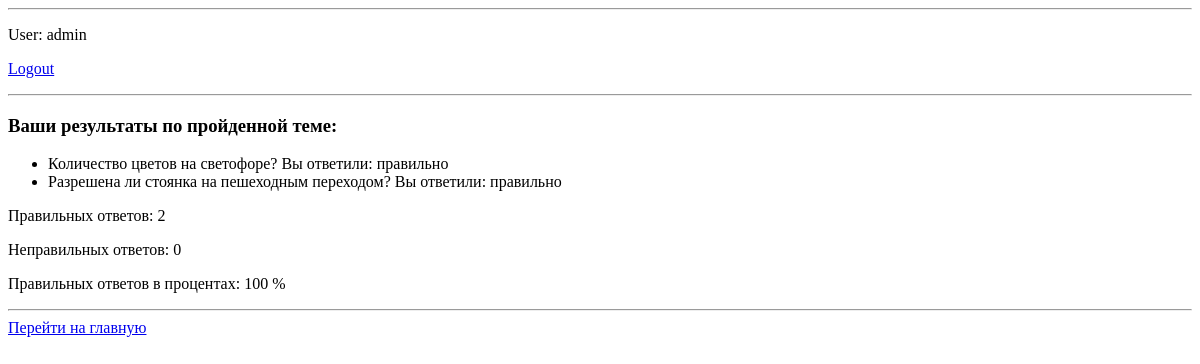
/test_form/1/results/ (signed in), run on an earlier commit of the app's database.
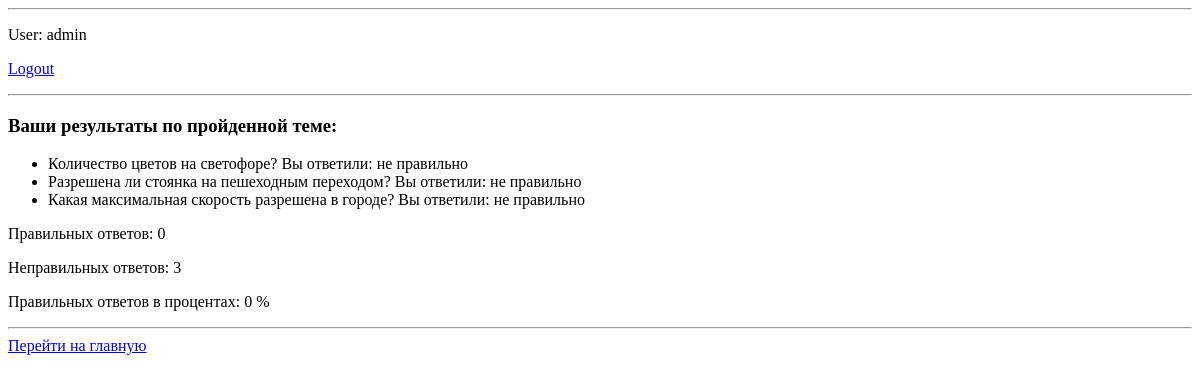
And on a later commit of the database.
### test_form/models.py (models this page shows, shortened)
class Question(models.Model):
    question_text = models.CharField(max_length=200)
    group = models.ForeignKey(Group, on_delete=models.CASCADE, default=1)

### test_form/views.py (the view)
# urls.py: path('<int:group_id>/results/', views.results, name='results'),
@login_required
def results(request, group_id):
    question_list = Question.objects.filter(group_id=group_id).order_by('id')
    answer_list = []
    for question in question_list:
        choice_list = Choice.objects.filter(question_id=question.id)
        answer = False
        for choice in choice_list:
            user_answer = User_choice.objects.get(user=request.user, choice=choice)
            if (user_answer.checked == choice.right):
                answer = True
            else:
                answer = False
                break
        answer_list.append([question.question_text, answer])
    right_answers = 0
    wrong_answers = 0
    for answer in answer_list:
        if answer[1]:
            right_answers += 1
        else:
            wrong_answers += 1
    percent_answers = int(100 * right_answers / (right_answers + wrong_answers))
    template = loader.get_template('test_form/results.html')
    context = {
        'answer_list': answer_list,
        'right_answers': right_answers,
        'wrong_answers': wrong_answers,
        'percent_answers': percent_answers,
    }
    return HttpResponse(template.render(context, request))

### test_form/templates/test_form/results.html
{% extends "base_generic.html" %}
{% block content %}
    <h3> Ваши результаты по пройденной теме: </h3>
    {% if answer_list %}
        <ul>
        {% for answer in answer_list %}
            <li> {{ answer.0 }} Вы ответили:
            {% if answer.1 %} правильно
            {% else %} не правильно
            {% endif %}
            </li>
        {% endfor %}
        </ul>
        <p> Правильных ответов: {{ right_answers }} </p>
        <p> Неправильных ответов: {{ wrong_answers }} </p>
        <p> Правильных ответов в процентах: {{ percent_answers }} % </p>
    {% else %}
        <p>No questions are available.</p>
    {% endif %}
{% endblock %}

What changed in the data, as far as the page shows it:
added Question: question_text "Какая максимальная скорость разрешена в городе?"
Also different on the page:
{{ right_answers }}: "2" → "0"
{{ wrong_answers }}: "0" → "3"
{{ percent_answers }}: "100" → "0"
list line gone: "правильно"
new list line: "не правильно"
new list line: "Вы ответили: не правильно"
